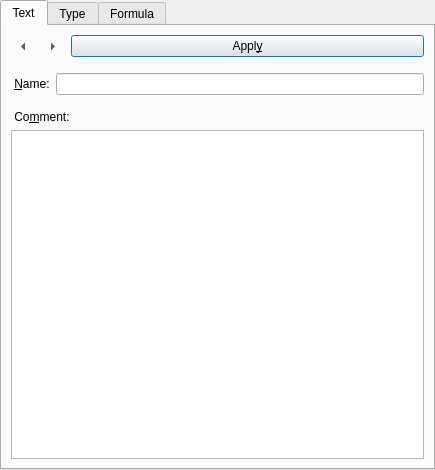
<?xml version="1.0" encoding="UTF-8"?>
<ui version="4.0">
 <class>ControlTabs</class>
 <widget class="QWidget" name="ControlTabs">
  <property name="geometry">
   <rect>
    <x>0</x>
    <y>0</y>
    <width>435</width>
    <height>470</height>
   </rect>
  </property>
  <property name="sizePolicy">
   <sizepolicy hsizetype="Minimum" vsizetype="MinimumExpanding">
    <horstretch>0</horstretch>
    <verstretch>0</verstretch>
   </sizepolicy>
  </property>
  <property name="minimumSize">
   <size>
    <width>260</width>
    <height>230</height>
   </size>
  </property>
  <property name="windowTitle">
   <string>Control Tabs</string>
  </property>
  <layout class="QGridLayout" name="gridLayout">
   <property name="leftMargin">
    <number>0</number>
   </property>
   <property name="topMargin">
    <number>0</number>
   </property>
   <property name="rightMargin">
    <number>0</number>
   </property>
   <property name="bottomMargin">
    <number>0</number>
   </property>
   <property name="spacing">
    <number>0</number>
   </property>
   <item row="0" column="0">
    <widget class="ControlWidget" name="cwidget" native="true">
     <layout class="QGridLayout" name="gridLayout_2">
      <property name="leftMargin">
       <number>0</number>
      </property>
      <property name="topMargin">
       <number>0</number>
      </property>
      <property name="rightMargin">
       <number>0</number>
      </property>
      <property name="bottomMargin">
       <number>0</number>
      </property>
      <property name="spacing">
       <number>0</number>
      </property>
      <item row="0" column="0">
       <widget class="QTabWidget" name="tab_widget">
        <property name="sizePolicy">
         <sizepolicy hsizetype="Minimum" vsizetype="Expanding">
          <horstretch>0</horstretch>
          <verstretch>0</verstretch>
         </sizepolicy>
        </property>
        <property name="minimumSize">
         <size>
          <width>260</width>
          <height>230</height>
         </size>
        </property>
        <property name="tabPosition">
         <enum>QTabWidget::North</enum>
        </property>
        <property name="currentIndex">
         <number>0</number>
        </property>
        <widget class="QWidget" name="description_tab">
         <attribute name="title">
          <string>Text</string>
         </attribute>
         <layout class="QVBoxLayout" name="verticalLayout">
          <item>
           <layout class="QHBoxLayout" name="horizontalLayout">
            <item>
             <widget class="QToolButton" name="previous_column_button">
              <property name="toolTip">
               <string>go to previous column</string>
              </property>
              <property name="text">
               <string>...</string>
              </property>
              <property name="autoRaise">
               <bool>true</bool>
              </property>
              <property name="arrowType">
               <enum>Qt::LeftArrow</enum>
              </property>
             </widget>
            </item>
            <item>
             <widget class="QToolButton" name="next_column_button">
              <property name="toolTip">
               <string>go to next column</string>
              </property>
              <property name="text">
               <string>...</string>
              </property>
              <property name="autoRaise">
               <bool>true</bool>
              </property>
              <property name="arrowType">
               <enum>Qt::RightArrow</enum>
              </property>
             </widget>
            </item>
            <item>
             <widget class="QPushButton" name="button_set_description">
              <property name="text">
               <string>Appl&amp;y</string>
              </property>
              <property name="default">
               <bool>true</bool>
              </property>
             </widget>
            </item>
           </layout>
          </item>
          <item>
           <widget class="QWidget" name="widget" native="true">
            <layout class="QHBoxLayout">
             <property name="leftMargin">
              <number>0</number>
             </property>
             <property name="rightMargin">
              <number>0</number>
             </property>
             <item>
              <widget class="QLabel" name="name_label">
               <property name="text">
                <string> &amp;Name:</string>
               </property>
               <property name="textFormat">
                <enum>Qt::PlainText</enum>
               </property>
               <property name="buddy">
                <cstring>name_edit</cstring>
               </property>
              </widget>
             </item>
             <item>
              <widget class="QLineEdit" name="name_edit"/>
             </item>
            </layout>
           </widget>
          </item>
          <item>
           <widget class="QLabel" name="comment_label">
            <property name="text">
             <string> Co&amp;mment:</string>
            </property>
            <property name="textFormat">
             <enum>Qt::PlainText</enum>
            </property>
            <property name="buddy">
             <cstring>comment_box</cstring>
            </property>
           </widget>
          </item>
          <item>
           <widget class="QTextEdit" name="comment_box">
            <property name="minimumSize">
             <size>
              <width>60</width>
              <height>10</height>
             </size>
            </property>
           </widget>
          </item>
         </layout>
        </widget>
        <widget class="QWidget" name="format_tab">
         <attribute name="title">
          <string>Type</string>
         </attribute>
         <layout class="QGridLayout" name="format_tab_layout">
          <item row="1" column="0" colspan="4">
           <widget class="QPushButton" name="button_set_type">
            <property name="sizePolicy">
             <sizepolicy hsizetype="Expanding" vsizetype="Fixed">
              <horstretch>0</horstretch>
              <verstretch>0</verstretch>
             </sizepolicy>
            </property>
            <property name="toolTip">
             <string>&lt;html&gt;&lt;head&gt;&lt;meta name=&quot;qrichtext&quot; content=&quot;1&quot; /&gt;&lt;style type=&quot;text/css&quot;&gt;
p, li { white-space: pre-wrap; }
&lt;/style&gt;&lt;/head&gt;&lt;body style=&quot; font-family:'Sans Serif'; font-size:9pt; font-weight:400; font-style:normal;&quot;&gt;
&lt;p style=&quot; margin-top:0px; margin-bottom:0px; margin-left:0px; margin-right:0px; -qt-block-indent:0; text-indent:0px;&quot;&gt;Apply new type and format to all selected columns&lt;/p&gt;&lt;/body&gt;&lt;/html&gt;</string>
            </property>
            <property name="text">
             <string>Appl&amp;y</string>
            </property>
            <property name="default">
             <bool>true</bool>
            </property>
           </widget>
          </item>
          <item row="2" column="0">
           <widget class="QLabel" name="type_label">
            <property name="text">
             <string> Type:</string>
            </property>
            <property name="buddy">
             <cstring>type_box</cstring>
            </property>
           </widget>
          </item>
          <item row="2" column="1" colspan="3">
           <widget class="QComboBox" name="type_box">
            <property name="sizePolicy">
             <sizepolicy hsizetype="Expanding" vsizetype="Fixed">
              <horstretch>0</horstretch>
              <verstretch>0</verstretch>
             </sizepolicy>
            </property>
            <property name="minimumSize">
             <size>
              <width>120</width>
              <height>0</height>
             </size>
            </property>
            <property name="toolTip">
             <string>&lt;html&gt;&lt;head&gt;&lt;meta name=&quot;qrichtext&quot; content=&quot;1&quot; /&gt;&lt;style type=&quot;text/css&quot;&gt;
p, li { white-space: pre-wrap; }
&lt;/style&gt;&lt;/head&gt;&lt;body style=&quot; font-family:'Sans Serif'; font-size:9pt; font-weight:400; font-style:normal;&quot;&gt;
&lt;p style=&quot; margin-top:0px; margin-bottom:0px; margin-left:0px; margin-right:0px; -qt-block-indent:0; text-indent:0px;&quot;&gt;Select the column type&lt;/p&gt;&lt;/body&gt;&lt;/html&gt;</string>
            </property>
           </widget>
          </item>
          <item row="3" column="0">
           <widget class="QLabel" name="format_label">
            <property name="text">
             <string> For&amp;mat:</string>
            </property>
            <property name="buddy">
             <cstring>format_box</cstring>
            </property>
           </widget>
          </item>
          <item row="3" column="1" colspan="3">
           <widget class="QComboBox" name="format_box">
            <property name="sizePolicy">
             <sizepolicy hsizetype="Expanding" vsizetype="Fixed">
              <horstretch>0</horstretch>
              <verstretch>0</verstretch>
             </sizepolicy>
            </property>
            <property name="minimumSize">
             <size>
              <width>120</width>
              <height>0</height>
             </size>
            </property>
            <property name="toolTip">
             <string>&lt;html&gt;&lt;head&gt;&lt;meta name=&quot;qrichtext&quot; content=&quot;1&quot; /&gt;&lt;style type=&quot;text/css&quot;&gt;
p, li { white-space: pre-wrap; }
&lt;/style&gt;&lt;/head&gt;&lt;body style=&quot; font-family:'Sans Serif'; font-size:9pt; font-weight:400; font-style:normal;&quot;&gt;
&lt;p style=&quot; margin-top:0px; margin-bottom:0px; margin-left:0px; margin-right:0px; -qt-block-indent:0; text-indent:0px;&quot;&gt;Choose the display format&lt;/p&gt;&lt;/body&gt;&lt;/html&gt;</string>
            </property>
           </widget>
          </item>
          <item row="4" column="0">
           <widget class="QLabel" name="format_label2">
            <property name="text">
             <string> Format:</string>
            </property>
           </widget>
          </item>
          <item row="4" column="1" colspan="3">
           <widget class="QLineEdit" name="formatLineEdit"/>
          </item>
          <item row="5" column="0">
           <widget class="QLabel" name="digits_label">
            <property name="text">
             <string>&amp; Decimal Digits:</string>
            </property>
            <property name="buddy">
             <cstring>digits_box</cstring>
            </property>
           </widget>
          </item>
          <item row="5" column="1" colspan="3">
           <widget class="QSpinBox" name="digits_box">
            <property name="toolTip">
             <string>&lt;html&gt;&lt;head&gt;&lt;meta name=&quot;qrichtext&quot; content=&quot;1&quot; /&gt;&lt;style type=&quot;text/css&quot;&gt;
p, li { white-space: pre-wrap; }
&lt;/style&gt;&lt;/head&gt;&lt;body style=&quot; font-family:'Sans Serif'; font-size:9pt; font-weight:400; font-style:normal;&quot;&gt;
&lt;p style=&quot; margin-top:0px; margin-bottom:0px; margin-left:0px; margin-right:0px; -qt-block-indent:0; text-indent:0px;&quot;&gt;Enter the number of displayed decimal digits&lt;/p&gt;&lt;/body&gt;&lt;/html&gt;</string>
            </property>
            <property name="maximum">
             <number>16</number>
            </property>
            <property name="value">
             <number>6</number>
            </property>
           </widget>
          </item>
          <item row="6" column="0">
           <widget class="QLabel" name="date_time_interval_label">
            <property name="text">
             <string> Numbers are</string>
            </property>
           </widget>
          </item>
          <item row="6" column="1">
           <widget class="QComboBox" name="date_time_interval"/>
          </item>
          <item row="6" column="2">
           <widget class="QLabel" name="date_time_0_label">
            <property name="text">
             <string>since</string>
            </property>
           </widget>
          </item>
          <item row="6" column="3">
           <widget class="QDateTimeEdit" name="date_time_0"/>
          </item>
          <item row="7" column="0" colspan="4">
           <widget class="QTextEdit" name="type_info">
            <property name="sizePolicy">
             <sizepolicy hsizetype="Expanding" vsizetype="Expanding">
              <horstretch>0</horstretch>
              <verstretch>0</verstretch>
             </sizepolicy>
            </property>
            <property name="minimumSize">
             <size>
              <width>60</width>
              <height>10</height>
             </size>
            </property>
            <property name="toolTip">
             <string>&lt;html&gt;&lt;head&gt;&lt;meta name=&quot;qrichtext&quot; content=&quot;1&quot; /&gt;&lt;style type=&quot;text/css&quot;&gt;
p, li { white-space: pre-wrap; }
&lt;/style&gt;&lt;/head&gt;&lt;body style=&quot; font-family:'Sans Serif'; font-size:9pt; font-weight:400; font-style:normal;&quot;&gt;
&lt;p style=&quot; margin-top:0px; margin-bottom:0px; margin-left:0px; margin-right:0px; -qt-block-indent:0; text-indent:0px;&quot;&gt;Information about the selected type and format&lt;/p&gt;&lt;/body&gt;&lt;/html&gt;</string>
            </property>
            <property name="undoRedoEnabled">
             <bool>false</bool>
            </property>
            <property name="readOnly">
             <bool>true</bool>
            </property>
           </widget>
          </item>
         </layout>
        </widget>
        <widget class="QWidget" name="formula_tab">
         <attribute name="title">
          <string>Formula</string>
         </attribute>
         <layout class="QGridLayout" name="formula_tab_layout">
          <item row="3" column="0" colspan="2">
           <widget class="QComboBox" name="add_function_combobox">
            <property name="minimumSize">
             <size>
              <width>120</width>
              <height>0</height>
             </size>
            </property>
            <property name="toolTip">
             <string>&lt;html&gt;&lt;head&gt;&lt;meta name=&quot;qrichtext&quot; content=&quot;1&quot; /&gt;&lt;style type=&quot;text/css&quot;&gt;
p, li { white-space: pre-wrap; }
&lt;/style&gt;&lt;/head&gt;&lt;body style=&quot; font-family:'Sans Serif'; font-size:9pt; font-weight:400; font-style:normal;&quot;&gt;
&lt;p style=&quot; margin-top:0px; margin-bottom:0px; margin-left:0px; margin-right:0px; -qt-block-indent:0; text-indent:0px;&quot;&gt;Select a function to insert into the formula&lt;/p&gt;&lt;/body&gt;&lt;/html&gt;</string>
            </property>
           </widget>
          </item>
          <item row="0" column="0">
           <widget class="QLabel" name="formula_label">
            <property name="text">
             <string/>
            </property>
            <property name="buddy">
             <cstring>formula_box</cstring>
            </property>
           </widget>
          </item>
          <item row="1" column="0" colspan="3">
           <widget class="QTextEdit" name="formula_box">
            <property name="minimumSize">
             <size>
              <width>60</width>
              <height>10</height>
             </size>
            </property>
            <property name="acceptRichText">
             <bool>false</bool>
            </property>
           </widget>
          </item>
          <item row="2" column="2">
           <widget class="QPushButton" name="add_reference_button">
            <property name="toolTip">
             <string>&lt;html&gt;&lt;head&gt;&lt;meta name=&quot;qrichtext&quot; content=&quot;1&quot; /&gt;&lt;style type=&quot;text/css&quot;&gt;
p, li { white-space: pre-wrap; }
&lt;/style&gt;&lt;/head&gt;&lt;body style=&quot; font-family:'Sans Serif'; font-size:9pt; font-weight:400; font-style:normal;&quot;&gt;
&lt;p style=&quot; margin-top:0px; margin-bottom:0px; margin-left:0px; margin-right:0px; -qt-block-indent:0; text-indent:0px;&quot;&gt;Insert the column reference into the formula&lt;/p&gt;&lt;/body&gt;&lt;/html&gt;</string>
            </property>
            <property name="text">
             <string>Add</string>
            </property>
           </widget>
          </item>
          <item row="0" column="1" colspan="2">
           <widget class="QPushButton" name="set_formula_button">
            <property name="toolTip">
             <string>&lt;html&gt;&lt;head&gt;&lt;meta name=&quot;qrichtext&quot; content=&quot;1&quot; /&gt;&lt;style type=&quot;text/css&quot;&gt;
p, li { white-space: pre-wrap; }
&lt;/style&gt;&lt;/head&gt;&lt;body style=&quot; font-family:'Sans Serif'; font-size:9pt; font-weight:400; font-style:normal;&quot;&gt;
&lt;p style=&quot; margin-top:0px; margin-bottom:0px; margin-left:0px; margin-right:0px; -qt-block-indent:0; text-indent:0px;&quot;&gt;Apply the formula to all selected cells&lt;/p&gt;&lt;/body&gt;&lt;/html&gt;</string>
            </property>
            <property name="text">
             <string>Appl&amp;y</string>
            </property>
            <property name="default">
             <bool>true</bool>
            </property>
           </widget>
          </item>
          <item row="2" column="0" colspan="2">
           <widget class="QComboBox" name="add_reference_combobox">
            <property name="minimumSize">
             <size>
              <width>120</width>
              <height>0</height>
             </size>
            </property>
            <property name="toolTip">
             <string>&lt;html&gt;&lt;head&gt;&lt;meta name=&quot;qrichtext&quot; content=&quot;1&quot; /&gt;&lt;style type=&quot;text/css&quot;&gt;
p, li { white-space: pre-wrap; }
&lt;/style&gt;&lt;/head&gt;&lt;body style=&quot; font-family:'Sans Serif'; font-size:9pt; font-weight:400; font-style:normal;&quot;&gt;
&lt;p style=&quot; margin-top:0px; margin-bottom:0px; margin-left:0px; margin-right:0px; -qt-block-indent:0; text-indent:0px;&quot;&gt;Select a column reference to insert into the formula&lt;/p&gt;&lt;/body&gt;&lt;/html&gt;</string>
            </property>
           </widget>
          </item>
          <item row="3" column="2">
           <widget class="QPushButton" name="add_function_button">
            <property name="toolTip">
             <string>&lt;!DOCTYPE HTML PUBLIC &quot;-//W3C//DTD HTML 4.0//EN&quot; &quot;http://www.w3.org/TR/REC-html40/strict.dtd&quot;&gt;
&lt;html&gt;&lt;head&gt;&lt;meta name=&quot;qrichtext&quot; content=&quot;1&quot; /&gt;&lt;style type=&quot;text/css&quot;&gt;
p, li { white-space: pre-wrap; }
&lt;/style&gt;&lt;/head&gt;&lt;body style=&quot; font-family:'Bitstream Vera Sans'; font-size:9pt; font-weight:400; font-style:normal;&quot;&gt;
&lt;p style=&quot; margin-top:0px; margin-bottom:0px; margin-left:0px; margin-right:0px; -qt-block-indent:0; text-indent:0px; font-family:'Sans Serif';&quot;&gt;Insert the function into the formula&lt;/p&gt;&lt;/body&gt;&lt;/html&gt;</string>
            </property>
            <property name="text">
             <string>Add</string>
            </property>
           </widget>
          </item>
         </layout>
        </widget>
       </widget>
      </item>
     </layout>
    </widget>
   </item>
  </layout>
 </widget>
 <customwidgets>
  <customwidget>
   <class>ControlWidget</class>
   <extends>QWidget</extends>
   <header location="global">Libraries/Alphaplot/future/core/ControlWidget.h</header>
   <container>1</container>
  </customwidget>
 </customwidgets>
 <resources/>
 <connections/>
</ui>
